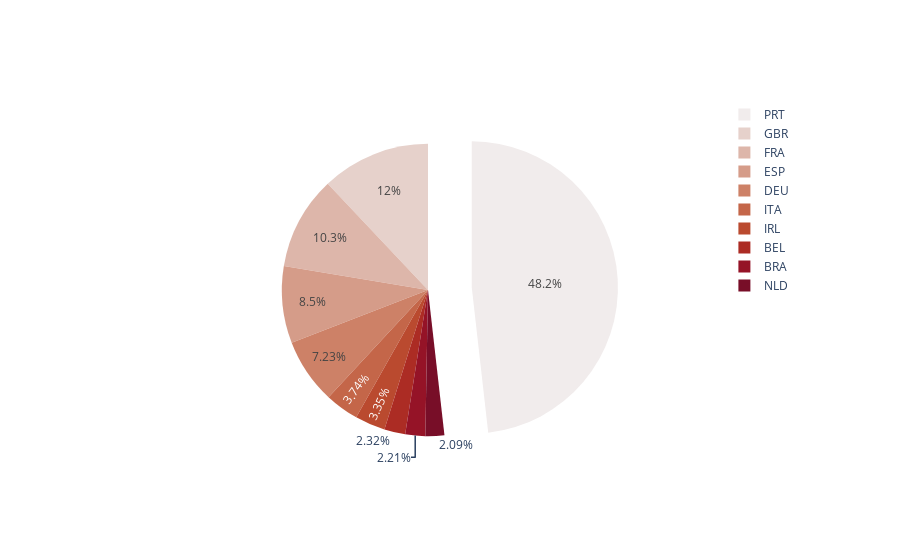

Notebook source saved alongside this figure:
### Code cell
top_10_countries = df['country'].value_counts().head(10)
fig = go.Figure(data=[go.Pie(labels=top_10_countries.index,
                             values=top_10_countries,
                             pull=[0.3,0,0,0,0, 0,0,0,0,0],
                             marker_colors=px.colors.sequential.amp)])
fig.show()

### Figure 1 — Plotly figure (JSON) as saved in the notebook; plotly's stock layout.template omitted (floating-point values rounded to 4 significant figures)
{"data": [{"labels": ["PRT", "GBR", "FRA", "ESP", "DEU", "ITA", "IRL", "BEL", "BRA", "NLD"], "marker": {"colors": ["rgb(241, 236, 236)", "rgb(230, 209, 203)", "rgb(221, 182, 170)", "rgb(213, 156, 137)", "rgb(205, 129, 103)", "rgb(196, 102, 73)", "rgb(186, 74, 47)", "rgb(172, 44, 36)", "rgb(149, 19, 39)", "rgb(120, 14, 40)", "rgb(89, 13, 31)", "rgb(60, 9, 17)"]}, "pull": [0.3, 0, 0, 0, 0, 0, 0, 0, 0, 0], "type": "pie", "values": [48590, 12129, 10415, 8568, 7287, 3766, 3375, 2342, 2224, 2104]}], "layout": {}}
